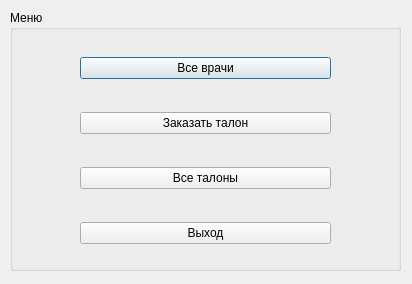
<?xml version="1.0" encoding="UTF-8"?>
<ui version="4.0">
 <class>User</class>
 <widget class="QDialog" name="User">
  <property name="geometry">
   <rect>
    <x>0</x>
    <y>0</y>
    <width>412</width>
    <height>284</height>
   </rect>
  </property>
  <property name="windowTitle">
   <string>Dialog</string>
  </property>
  <widget class="QGroupBox" name="groupBox">
   <property name="geometry">
    <rect>
     <x>10</x>
     <y>10</y>
     <width>391</width>
     <height>261</height>
    </rect>
   </property>
   <property name="title">
    <string>Меню</string>
   </property>
   <widget class="QWidget" name="">
    <property name="geometry">
     <rect>
      <x>70</x>
      <y>20</y>
      <width>251</width>
      <height>241</height>
     </rect>
    </property>
    <layout class="QVBoxLayout" name="verticalLayout">
     <item>
      <widget class="QPushButton" name="pushButton">
       <property name="text">
        <string>Все врачи</string>
       </property>
      </widget>
     </item>
     <item>
      <widget class="QPushButton" name="pushButton_2">
       <property name="text">
        <string>Заказать талон</string>
       </property>
      </widget>
     </item>
     <item>
      <widget class="QPushButton" name="pushButton_3">
       <property name="text">
        <string>Все талоны</string>
       </property>
      </widget>
     </item>
     <item>
      <widget class="QPushButton" name="pushButton_4">
       <property name="text">
        <string>Выход</string>
       </property>
      </widget>
     </item>
    </layout>
   </widget>
  </widget>
 </widget>
 <resources/>
 <connections/>
</ui>
